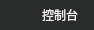
<?xml version="1.0" encoding="UTF-8"?>
<ui version="4.0">
 <class>consoleTabWidget</class>
 <widget class="QWidget" name="consoleTabWidget">
  <property name="windowModality">
   <enum>Qt::NonModal</enum>
  </property>
  <property name="geometry">
   <rect>
    <x>0</x>
    <y>0</y>
    <width>94</width>
    <height>30</height>
   </rect>
  </property>
  <property name="minimumSize">
   <size>
    <width>83</width>
    <height>30</height>
   </size>
  </property>
  <property name="maximumSize">
   <size>
    <width>16777215</width>
    <height>35</height>
   </size>
  </property>
  <property name="windowTitle">
   <string>Form</string>
  </property>
  <layout class="QHBoxLayout" name="horizontalLayout">
   <property name="spacing">
    <number>0</number>
   </property>
   <property name="leftMargin">
    <number>0</number>
   </property>
   <property name="topMargin">
    <number>0</number>
   </property>
   <property name="rightMargin">
    <number>0</number>
   </property>
   <property name="bottomMargin">
    <number>0</number>
   </property>
   <item>
    <widget class="QWidget" name="widget" native="true">
     <property name="styleSheet">
      <string notr="true">#widget{
background:#2a2b2b;
}</string>
     </property>
     <layout class="QHBoxLayout" name="horizontalLayout_2">
      <property name="spacing">
       <number>0</number>
      </property>
      <property name="leftMargin">
       <number>17</number>
      </property>
      <property name="topMargin">
       <number>0</number>
      </property>
      <property name="rightMargin">
       <number>9</number>
      </property>
      <property name="bottomMargin">
       <number>0</number>
      </property>
      <item>
       <widget class="QLabel" name="logo">
        <property name="minimumSize">
         <size>
          <width>13</width>
          <height>12</height>
         </size>
        </property>
        <property name="maximumSize">
         <size>
          <width>13</width>
          <height>12</height>
         </size>
        </property>
        <property name="styleSheet">
         <string notr="true">#logo{
background-image:url(:/image/image/console.png);
}</string>
        </property>
        <property name="text">
         <string/>
        </property>
       </widget>
      </item>
      <item>
       <widget class="QLabel" name="label">
        <property name="minimumSize">
         <size>
          <width>36</width>
          <height>14</height>
         </size>
        </property>
        <property name="maximumSize">
         <size>
          <width>36</width>
          <height>14</height>
         </size>
        </property>
        <property name="styleSheet">
         <string notr="true">#label{
font-family:&quot;微软雅黑&quot;;
font-size:12px;
color:#eeeeee;
text-align:left;
}</string>
        </property>
        <property name="text">
         <string>控制台</string>
        </property>
        <property name="alignment">
         <set>Qt::AlignCenter</set>
        </property>
       </widget>
      </item>
     </layout>
    </widget>
   </item>
  </layout>
 </widget>
 <resources/>
 <connections/>
</ui>
